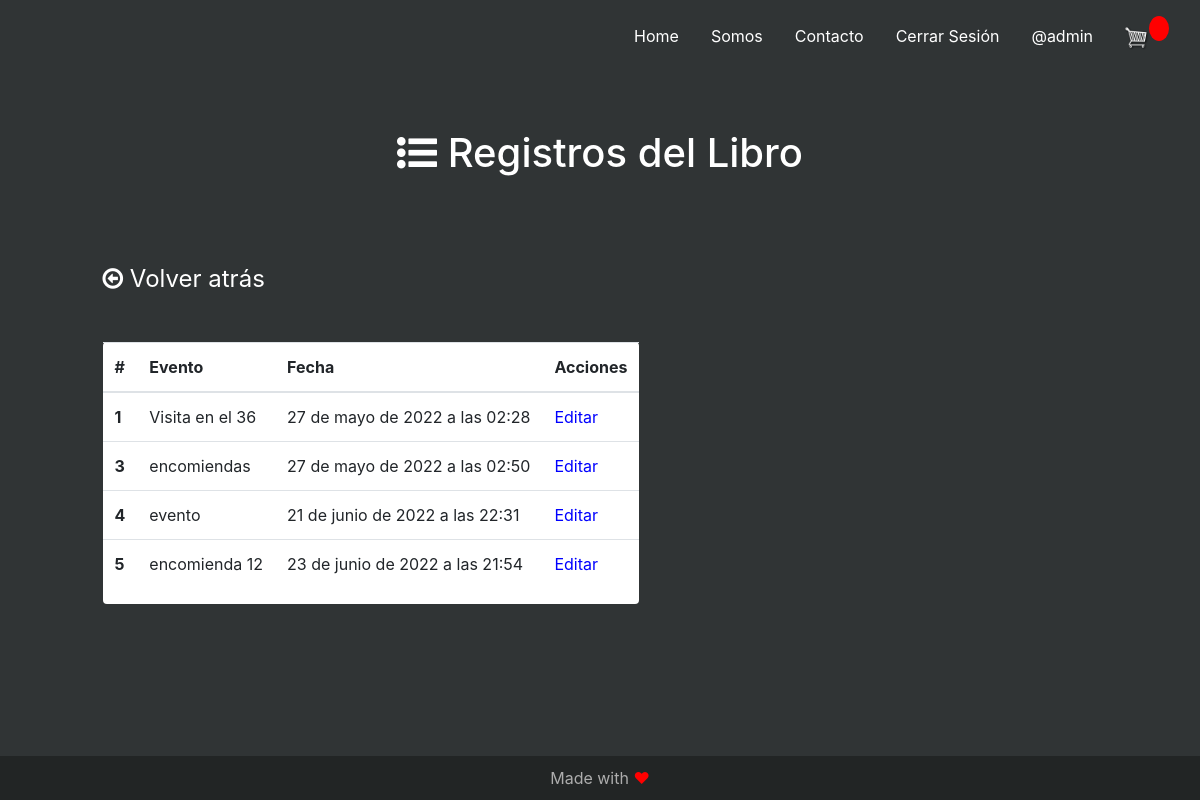
The app's page /listar/2 (signed in) with its own data.
### core/models.py (models this page shows, shortened)
class EventoLibro(models.Model):
    conserje = models.ForeignKey(Conserje, on_delete=models.CASCADE)
    evento = models.CharField(max_length=500, verbose_name="Evento")
    fecha = models.DateTimeField(auto_now_add=True)
    class Meta:
        verbose_name_plural = "Evento Libro"

### core/views.py (the view)
# urls.py: path('listar/<id>',views.listarEvento, name="listarEvento"),
def listarEvento(request,id):
    eventos = EventoLibro.objects.filter(conserje=id).order_by('fecha')
    datos = {
        'eventos': eventos
    }
    return render(request, 'libro/listar.html', datos)

### core/templatetags/core_extras.py (called while the page is built)
@register.filter(name='grupo')
def grupo(user, group_name):
    g = Group.objects.get(name=group_name)
    return True if g in user.groups.all() else False

### core/templates/libro/listar.html (shortened to what this page needs)
{% extends 'core/main.html' %}
{% load bootstrap4 %}
{% block importaciones %}
<link rel='stylesheet' href='https://cdnjs.cloudflare.com/ajax/libs/font-awesome/4.7.0/css/font-awesome.min.css'>
{% endblock %}
{% block content %}
<div class="row">
    <div class="col title">
        <h1 class="w_txt"><i class='fa fa-list-ul'></i> Registros del Libro</h1>
    </div>
</div>
  <br><br><br>
<div class="row">
    <div class="col"></div>
    <div class="col-11">
        <h4><a href="{% url 'conserje' %}" class="goBack float-left"><i class='fa fa-arrow-circle-o-left'></i> Volver atrás</a></h4>
    </div>
</div>
  <br><br>
<div class="row">
    <div class="col"></div>
    <div class="col-10">
        <div class="card">
            <table class="table table-hover">
                <thead>
                  <tr>
                    <th scope="col">#</th>
                    <th scope="col">Evento</th>
                    <th scope="col">Fecha</th>
                    <th scope="col">Acciones</th>
                  </tr>
                </thead>
                <tbody>
                    {% for evento in eventos %}
                    <tr>
                    <th scope="row">{{evento.id}}</th>
                    <td>{{evento.evento}}</td>
                    <td>{{evento.fecha}}</td>
                    <td>
                        <a href="{% url 'editarEvento' evento.id %}" style="color: blue;">Editar</a>
                    </td>
                    </tr>
                    {% endfor %}
                </tbody>
              </table>
        </div>
    </div>
    <div class="col"></div>
</div>
{% endblock %}

### core/templates/core/main.html (shortened to what this page needs)
<!DOCTYPE html>
{% load static %}
{% load bootstrap4 %}
{% load core_extras %}
<html>
<head>
  {% bootstrap_css %}
  <link rel="stylesheet" href="https://cdn.jsdelivr.net/npm/bootstrap@4.6.1/dist/css/bootstrap.min.css"
>
  <link rel="stylesheet" href="{% static 'core/css/main.css' %}">
  <link type="text/css" rel="stylesheet" href="{% static 'core/css/estilos.css' %}">
  {% block importaciones %}
  {% endblock %}
</head>
<body class="bg">
  <div class="container-fluid">
    <div class="row">
      <div class="col">
        <header>
          <ul class="nav justify-content-end">
            <li class="nav-item">
              <a class="nav-link active" aria-current="page" href="{% url 'home' %}">Home</a>
            </li>
            <li class="nav-item">
              <a class="nav-link active" aria-current="page" href="#">Somos</a>
            </li>
            <li class="nav-item">
              <a class="nav-link" href="#">Contacto</a>
            </li>
            {% if user.is_authenticated %}
            <li class="nav-item">
              <a class="nav-link" href="{% url 'logout' %}">Cerrar Sesión</a>
            </li>
            <li class="nav-item">
              <a class="nav-link" href="{% url 'user' %}">@{{ user.username }}</a>
            </li>
              {% if not request.user|grupo:"conserje" %}
              <li class="nav-item">
                <div class="form-inline my-2 my-lg-0">
                  <a href="{% url 'carrito' %}">
                    <img id="cart-icon" src="{% static 'images/cart.png' %}">
                  </a>
                  <p id="cart-total">{{espaciosCarrito}}</p>
                </div>
              </li>
              {% endif %}
            {% else %}
            <li class="nav-item">
              <a class="nav-link" href="{% url 'login' %}">Iniciar Sesión</a>
            </li>
            {% endif %}
          </ul>
        </header>
      </div>
    </div>
  </div>
  <div>
    {% block content %}
    {% endblock %}
  </div>
  <div class="row">
    <br><br><br><br>
  </div>
  <div class="foot">
    <footer>
      <p class="pie">Made with <span style="color: #ff0000;">&#10084;</span></i></p>
    </footer>
  </div>
</body>
</html>

### core/static/core/css/main.css (style rules this page uses)
body { background-color: hsl(0, 0%, 98%); }
h1,h2,h3,h4,h5,h6 { color:hsl(0, 0%, 30%); }
#cart-icon { width:25px; display: inline-block; margin-left: 15px; }
#cart-total { display: block; text-align: center; color:#fff; background-color: red; width: 20px; height: 25px; border-radius: 50%; font-size: 14px; }

### core/static/core/css/estilos.css (style rules this page uses)
* { padding: 0px; }
body { overflow-x: hidden; }
body.bg { background-color: #303435; }
a { color: #FFF; }
.title { text-align: center; margin: 0.5em; }
.w_txt { color: #FFF; }
header { padding-top: 1em; margin-right: 1em; margin-bottom: 4em; }
ul { justify-content: end; }
footer { position: fixed; left: 0; bottom: 0; width: 100%; background-color: #222525; text-align: center; max-height: 10%; }
p.pie { margin-top: 5px; margin-bottom: 5px; padding-top: 5px; padding-bottom: 5px; color: #adadad; }
.card { margin: 0 auto; float:inline-start; margin-bottom: 10px; border: none; }
.goBack { font-weight: 400; }

### records on screen
EventoLibro: id "1", evento "Visita en el 36", fecha "27 de mayo de 2022 a las 02:28"
EventoLibro: id "3", evento "encomiendas", fecha "27 de mayo de 2022 a las 02:50"
EventoLibro: id "4", evento "evento", fecha "21 de junio de 2022 a las 22:31"
EventoLibro: id "5", evento "encomienda 12", fecha "23 de junio de 2022 a las 21:54"

### other values on screen
{{ user.username }} "admin"
